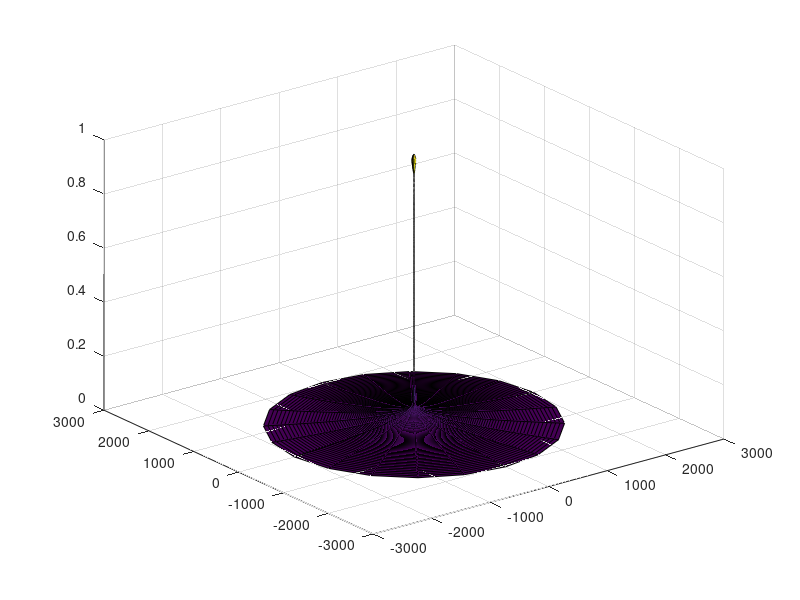

The MATLAB script that drew this image:
%Interpolación
% Ejercicio de interpolación
% Alejandra Coeto Sánchez

% Definir coordenadas
x = [1,2,3,4,5,6,7,8,9,10,11,12,13];
y = [3.5;4;3.5;4;3.5;4;3.5;4;3.5;4;3.5;4;3.5];


plot(x,y,"o")
xlim([0 15])
ylim([0 15])


% Coeficientes
c = vander(x) \ y;
x12 = c(1)
x11 = c(2)
x10 = c(3)
x9 = c(4)
x8 = c(5)
x7 = c(6)
x6 = c(7)
x5 = c(8)
x4 = c(9)
x3 = c(10);
x2 = c(11);
x = c(12);
cte = c(13);

disp("-------------------------")
disp(" Interpolación no lineal ")
disp("-------------------------")
disp("Los coeficientes son: ")
disp("  x^3 = " + x3)
disp("  x^2 = " + x2)
disp("  x = " + x)
disp("  cte = " + cte)


%Gráficas
%plot(x,y,"*r",'LineWidth',3)
hold on

% Función
x_eval = [0:0.01:13];
y_eval = x12*x_eval.^12 + x11*x_eval.^11 + x10*x_eval.^10 + x9*x_eval.^9 +x8*x_eval.^8 + x7*x_eval.^7 + x6*x_eval.^6 + x5*x_eval.^5 + x4*x_eval.^4 + x3*x_eval.^3 + x2*x_eval.^2 + x*x_eval + cte;

%y_func = x12*x_eval^12 + x11*x_eval^11 + x10*x_eval^10 + x9*x_eval^9 +x8*x_eval^8 + x7*x_eval^7 + x6*x_eval^6 + x5*x_eval^5 + x4*x_eval^4 + x3*x_eval^3 + x2*x_eval.^2 + x*x_eval + cte;

p = polyfit(x_eval,y_eval,12)
y1 = polyval(p,x_eval)

plot(x_eval,y1)
plot(x_eval,y_eval)

hold off
xlim([0 15])
ylim([0 15])
zlim([0 15])
[x,y,z] = cylinder(y1)

surf(x,y,z)

%polyfit
%polyval

